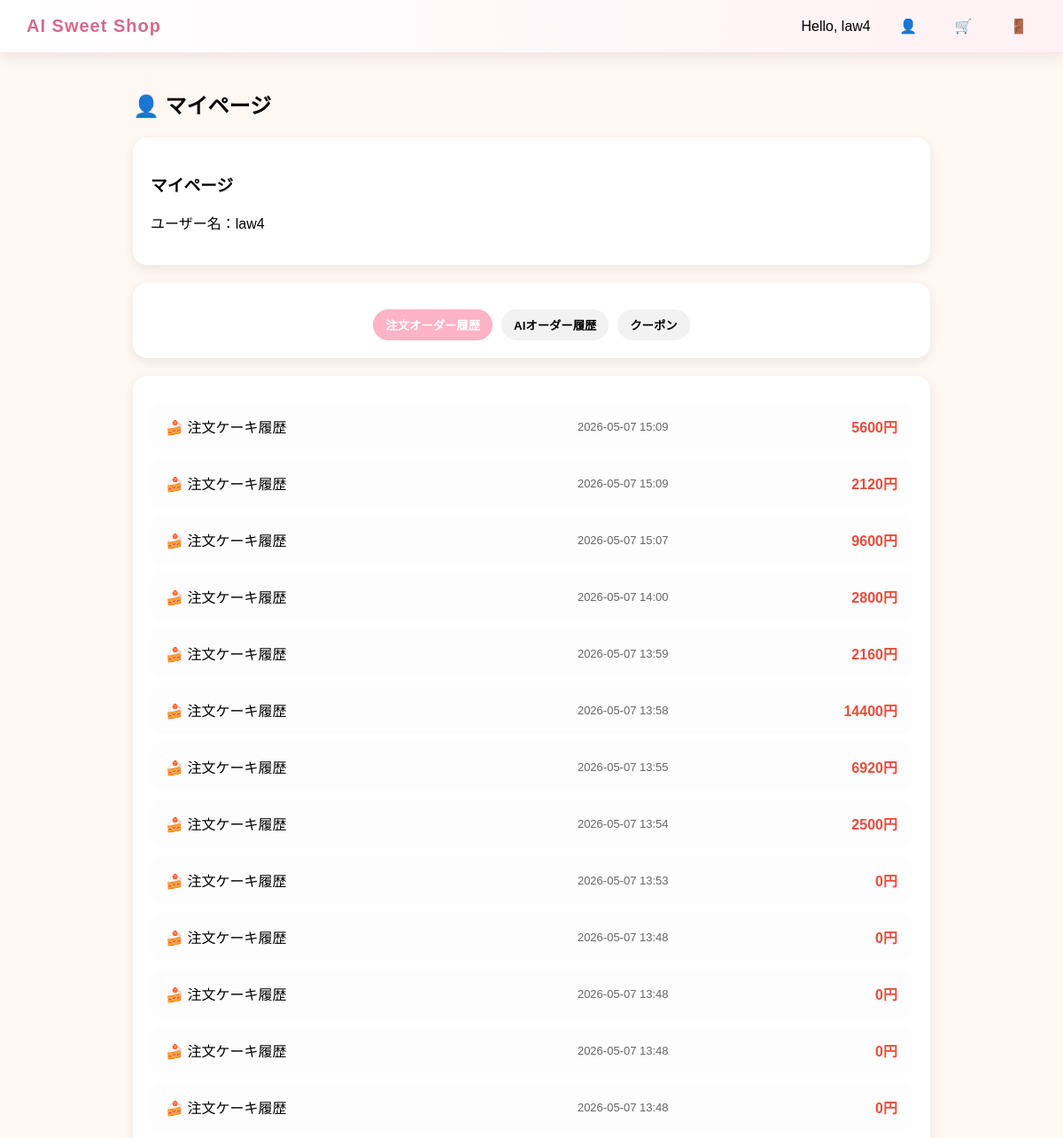
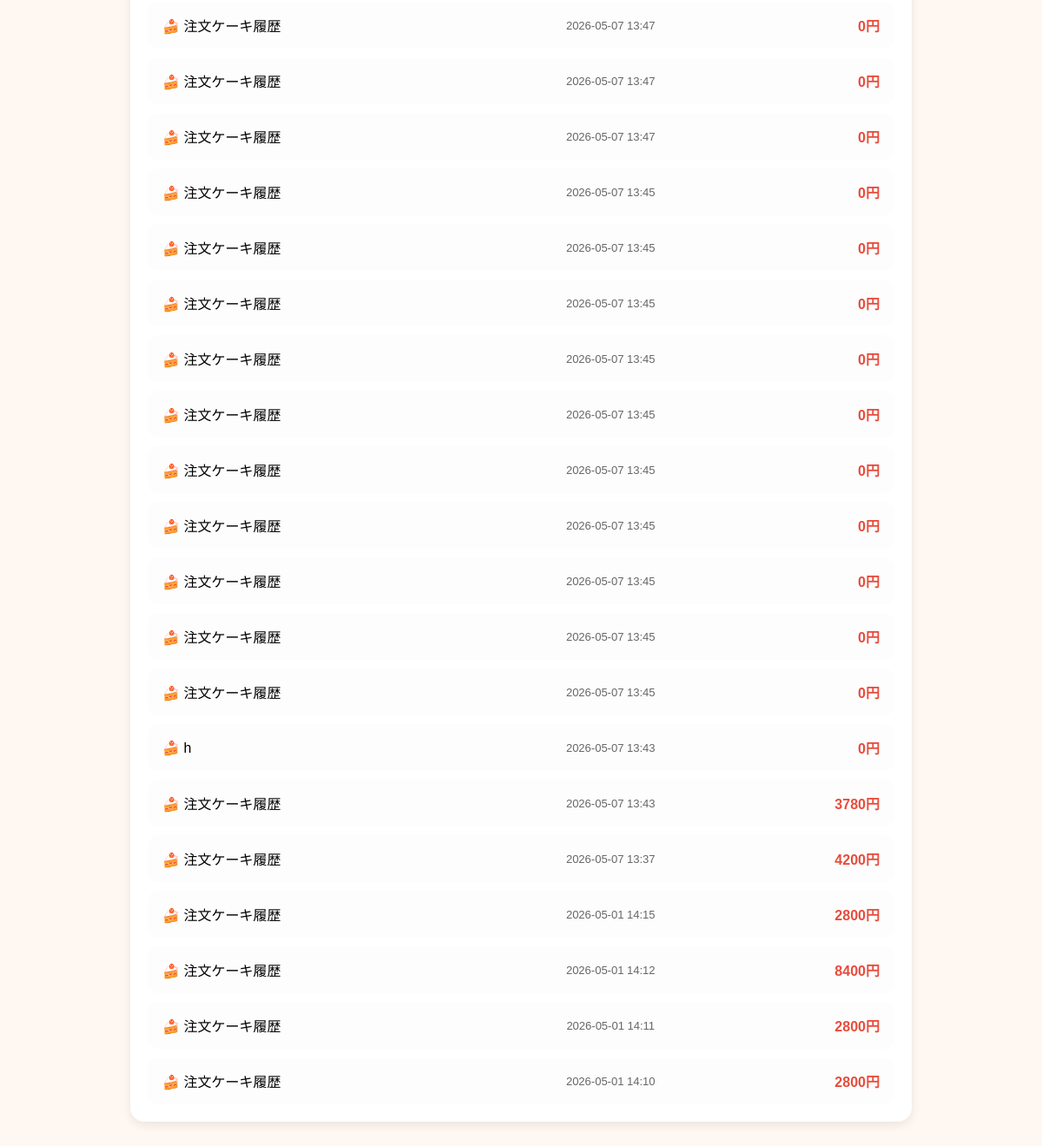
The app's page /profile/ (signed in) with its own data (2 pictures, top to bottom).
### menu/models.py (models this page shows, shortened)
class Order(models.Model):
    user = models.ForeignKey(User, on_delete=models.CASCADE, null=True, blank=True)
    cake_name = models.CharField(max_length=200, null=True, blank=True)
    flavor = models.CharField(max_length=100, default="unknown")
    image_url = models.URLField(default="")
    status = models.CharField(max_length=20, default="pending")
    order_type = models.CharField(max_length=20, default="menu")
    layers = models.IntegerField(null=True, blank=True)
    size = models.IntegerField(null=True, blank=True)
    reserved_date = models.DateField(null=True, blank=True)
    reserved_time = models.TimeField(null=True, blank=True)
    created_at = models.DateTimeField(auto_now_add=True)
    price = models.IntegerField(default=0)
    discount = models.DecimalField(max_digits=10, decimal_places=2, default=0)

### menu/views.py (the view)
# urls.py: path("profile/", profile),
@login_required
def profile(request):
    orders = Order.objects.filter(
        user=request.user,
        order_type="menu"
    ).order_by("-created_at")
    ai_orders = AIOrder.objects.select_related("order").filter(
        order__user=request.user
    ).order_by("-order__created_at")
    coupons = Coupon.objects.filter(
        user=request.user
    ).order_by("-id")
    return render(request, "profile.html", {
        "orders": orders,
        "ai_orders": ai_orders,
        "coupons": coupons
    })

### templates/profile.html (shortened to what this page needs)
<!DOCTYPE html>
<html>
<head>
</head>
<body>
<div class="navbar">
    <div class="nav-left">
        <a href="/menu/" class="logo">AI Sweet Shop</a>
    </div>
    <div class="nav-right">
        {% if request.user.is_authenticated %}
            <span class="username">Hello, {{ request.user.username }}</span>
        {% else %}
            <span class="username">Guest</span>
        {% endif %}
        <a href="/profile/">👤</a>
        <a href="/cart/">🛒</a>
        <a href="javascript:void(0)" onclick="logout()">🚪</a>
    </div>
</div>
<div class="profile-container">
<h2>👤 マイページ</h2>
<div class="card">
    <h3>マイページ</h3>
    <p>ユーザー名：{{ user.username }}</p>
</div>
<div class="card">
    <div class="tab-bar">
        <button class="tab active" onclick="switchTab('orders')">注文オーダー履歴</button>
        <button class="tab" onclick="switchTab('ai')">AIオーダー履歴</button>
        <button class="tab" onclick="switchTab('coupon')">クーポン</button>
    </div>
</div>
<div class="tab-content" id="tab-orders">
<div class="card">
{% for order in orders %}
<div class="order-card" onclick="openOrder({{ order.id }})">
    <div class="order-title">
        🍰 {{ order.cake_name|default:"注文ケーキ履歴" }}
    </div>
    <div class="order-time">
        {{ order.created_at|date:"Y-m-d H:i" }}
    </div>
    <div class="order-price">
        {{ order.price }}円
    </div>
</div>
{% endfor %}
</div>
</div>
</div>

### templates/profile.html (style rules this page uses)
body { margin: 0; font-family: Arial; background: #fff7f2; }
.profile-container { max-width: 900px; margin: auto; padding: 20px; }
.card { background: #fff; border-radius: 16px; box-shadow: 0 4px 12px rgba(0,0,0,0.08); padding: 20px; margin-bottom: 20px; }
.navbar { display: flex; justify-content: space-between; align-items: center; padding: 18px 30px; background: linear-gradient(90deg, #ffffff, #fff1f4); box-shadow: 0 4px 15px rgba(0,0,0,0.08); border-bottom: 1px solid #ffe3ea; }
.logo { font-size: 20px; font-weight: bold; color: #d46a8c; text-decoration: none; letter-spacing: 1px; }
.nav-right a { margin-left: 18px; text-decoration: none; font-size: 16px; color: #444; transition: 0.3s; padding: 6px 10px; border-radius: 8px; }
.tab-bar { display:flex; gap:10px; margin-top:10px; justify-content:center; }
.tab { padding:8px 14px; border:none; border-radius:20px; cursor:pointer; background:#f2f2f2; font-weight:bold; }
.tab.active { background:#ffb3c6; color:white; }
.tab-content { margin-top: 15px; }
.order-card, .ai-order-card { display: flex; align-items: center; padding: 14px 16px; margin-top: 10px; background: #fdfdfd; border-radius: 12px; cursor: pointer; transition: all 0.2s ease; }
.order-title { width: 45%; font-weight: 500; }
.order-time { width: 35%; text-align: center; font-size: 13px; color: #666; }
.order-price { width: 20%; text-align: right; color: #e74c3c; font-weight: bold; white-space: nowrap; }
.order-card, .ai-order-card { transition: all 0.25s ease; border: 1px solid transparent; }

### records on screen
Order: cake_name "注文ケーキ履歴", created_at "2026-05-07 15:09", price "5600"
Order: cake_name "注文ケーキ履歴", created_at "2026-05-07 15:09", price "2120"
Order: cake_name "注文ケーキ履歴", created_at "2026-05-07 15:07", price "9600"
Order: cake_name "注文ケーキ履歴", created_at "2026-05-07 14:00", price "2800"
Order: cake_name "注文ケーキ履歴", created_at "2026-05-07 13:59", price "2160"
Order: cake_name "注文ケーキ履歴", created_at "2026-05-07 13:58", price "14400"
Order: cake_name "注文ケーキ履歴", created_at "2026-05-07 13:55", price "6920"
Order: cake_name "注文ケーキ履歴", created_at "2026-05-07 13:54", price "2500"
Order: cake_name "注文ケーキ履歴", created_at "2026-05-07 13:53", price "0"
Order: cake_name "注文ケーキ履歴", created_at "2026-05-07 13:48", price "0"
Order: cake_name "注文ケーキ履歴", created_at "2026-05-07 13:48", price "0"
Order: cake_name "注文ケーキ履歴", created_at "2026-05-07 13:48", price "0"
Order: cake_name "注文ケーキ履歴", created_at "2026-05-07 13:48", price "0"
Order: cake_name "注文ケーキ履歴", created_at "2026-05-07 13:47", price "0"
Order: cake_name "注文ケーキ履歴", created_at "2026-05-07 13:47", price "0"
Order: cake_name "注文ケーキ履歴", created_at "2026-05-07 13:47", price "0"
Order: cake_name "注文ケーキ履歴", created_at "2026-05-07 13:45", price "0"
Order: cake_name "注文ケーキ履歴", created_at "2026-05-07 13:45", price "0"
Order: cake_name "注文ケーキ履歴", created_at "2026-05-07 13:45", price "0"
Order: cake_name "注文ケーキ履歴", created_at "2026-05-07 13:45", price "0"
Order: cake_name "注文ケーキ履歴", created_at "2026-05-07 13:45", price "0"
Order: cake_name "注文ケーキ履歴", created_at "2026-05-07 13:45", price "0"
Order: cake_name "注文ケーキ履歴", created_at "2026-05-07 13:45", price "0"
Order: cake_name "注文ケーキ履歴", created_at "2026-05-07 13:45", price "0"
Order: cake_name "注文ケーキ履歴", created_at "2026-05-07 13:45", price "0"
Order: cake_name "注文ケーキ履歴", created_at "2026-05-07 13:45", price "0"
Order: cake_name "h", created_at "2026-05-07 13:43", price "0"
Order: cake_name "注文ケーキ履歴", created_at "2026-05-07 13:43", price "3780"
Order: cake_name "注文ケーキ履歴", created_at "2026-05-07 13:37", price "4200"
Order: cake_name "注文ケーキ履歴", created_at "2026-05-01 14:15", price "2800"
Order: cake_name "注文ケーキ履歴", created_at "2026-05-01 14:12", price "8400"
Order: cake_name "注文ケーキ履歴", created_at "2026-05-01 14:11", price "2800"
Order: cake_name "注文ケーキ履歴", created_at "2026-05-01 14:10", price "2800"

### other values on screen
{{ request.user.username }} "law4"
{{ user.username }} "law4"
